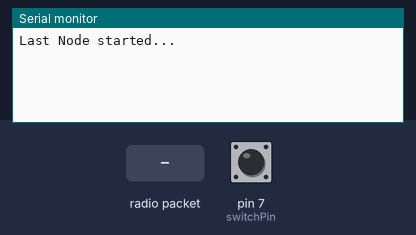
The sketch below on a simulated Arduino Uno, built with avr-gcc and run on an emulated ATmega328P. Parts: the last lines printed to the serial monitor. Inputs (shaded band) come from the test bench; at power-on: pin 7 (switchPin) LOW. No radio packets arrive unless stated.

Above: at 1.2 s.
1.3 s: radio packet "->2" arrives
At 1.6 s:
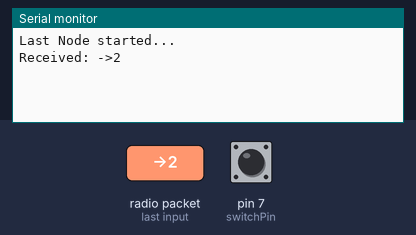
2.8 s: radio packet "1" arrives
At 4.0 s:
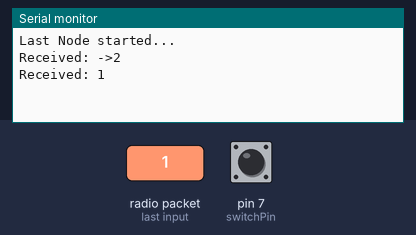

Measured:
- after the input at 1.3 s, the serial monitor: prints a new line at once (image 1)
- after the input at 2.8 s, the serial monitor: prints a new line at once (image 2)

The sketch:

AIR0214_Angad_Last.ino
```cpp
#include <SPI.h>
#include <nRF24L01.h>
#include <RF24.h>

RF24 radio(2, 3);

const byte HEAD_ID = 0;
const byte MIDDLE_ID = 1;
const byte LAST_ID = 2;

const int switchPin = 7;

// Pipes
const byte addresses[][6] = {"1Node", "2Node", "3Node"};

void setup() {
  pinMode(switchPin, INPUT);
  Serial.begin(9600);

  if (!radio.begin()) {
    Serial.println("NRF24 hardware not responding!");
    while (1);
  }

  radio.openWritingPipe(addresses[1]); // Send to Middle
  radio.openReadingPipe(1, addresses[2]); // Receive for Last
  radio.setPALevel(RF24_PA_LOW);
  radio.startListening();

  Serial.println("Last Node started...");
}

void loop() {
  // Check switch for alert
  if (digitalRead(switchPin) == HIGH) {
    sendAlert();
  }

  // Receive heartbeat or messages
  if (radio.available()) {
    char text[32] = "";
    radio.read(&text, sizeof(text));
    Serial.print("Received: ");
    Serial.println(text);

    String msg = String(text);
    if (msg.indexOf("->2") != -1) {
      replyToHead("ACK from Last");
    }
  }
}

void replyToHead(const char* reply) {
  radio.stopListening();
  radio.write(reply, strlen(reply) + 1); // send to Middle
  radio.startListening();
}

void sendAlert() {
  String alertMsg = "ALERT from Node " + String(LAST_ID);
  replyToHead(alertMsg.c_str());
}
```
